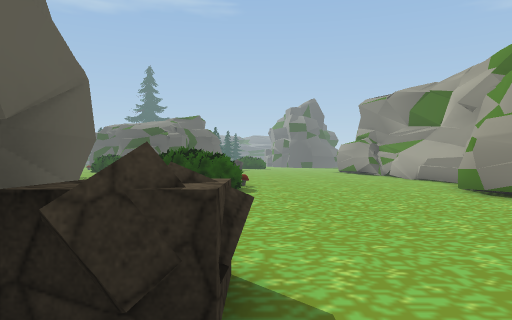
[1] (above)

18 first-person views from a walk through a 3-D level made in the Unity game engine. The camera is 1.5 m above the floor, looks level and sees 70° across. The floor is counted in squares, 1.8 m on a side. Each view is taken from the middle of a square. On the plan, view 1 faces up. The plan holds only what a view shows up to about 12 squares ahead; the rest is blank. The place goes on beyond the plan. The player is left out. Some surface patterns are stand-ins.

[2]
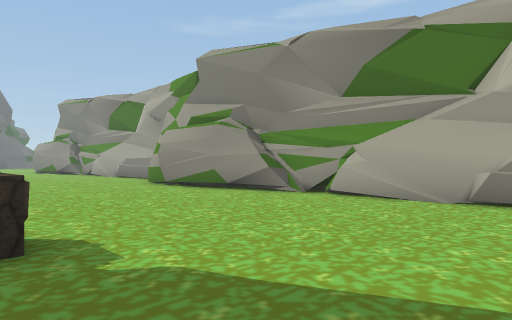

[3]
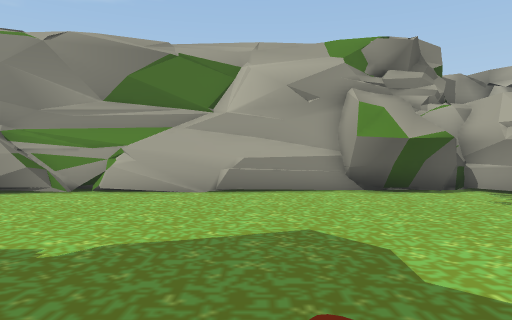

[4]
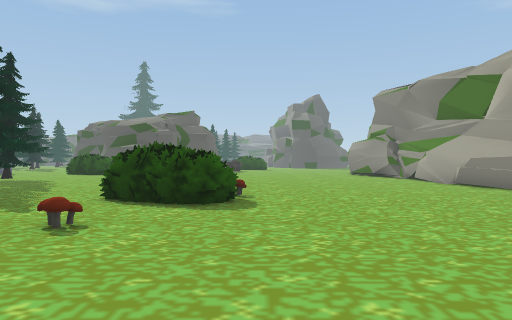

[5]
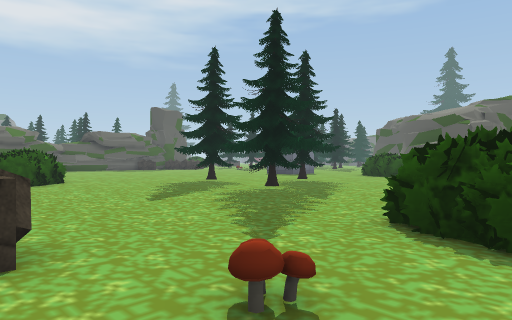

[6]
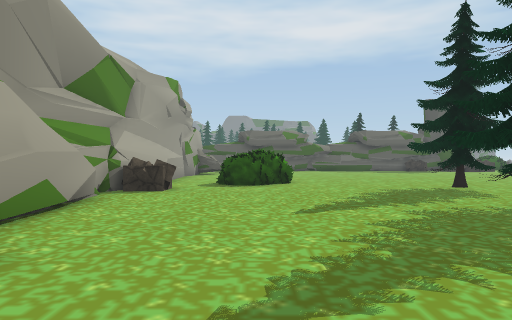

[7]
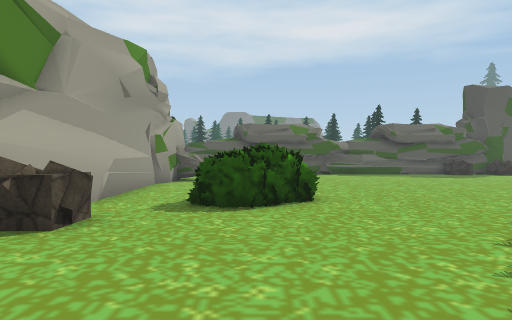

[8]
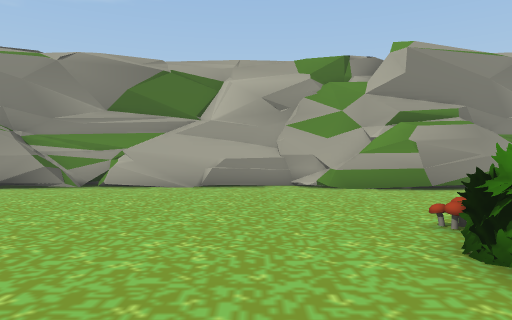

[9]
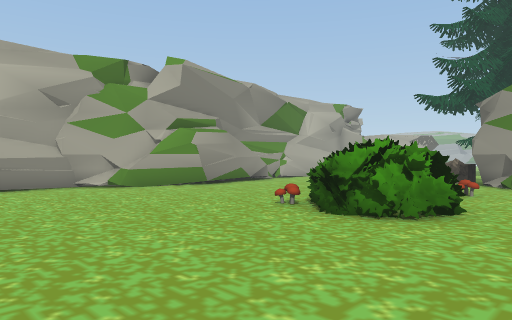

[10]
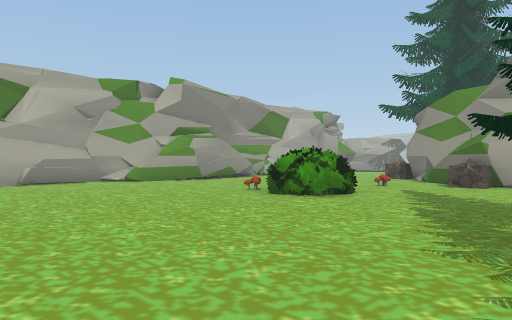

[11]
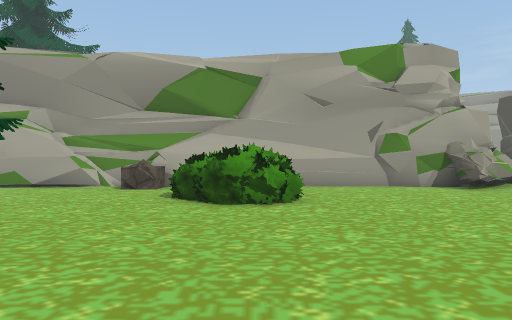

[12]
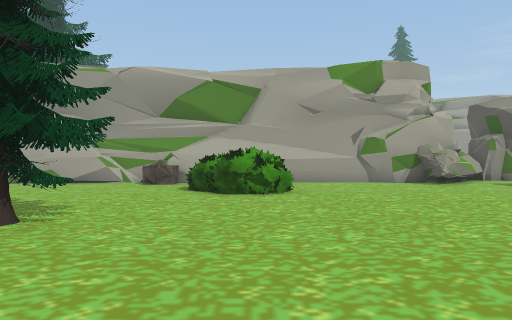

[13]
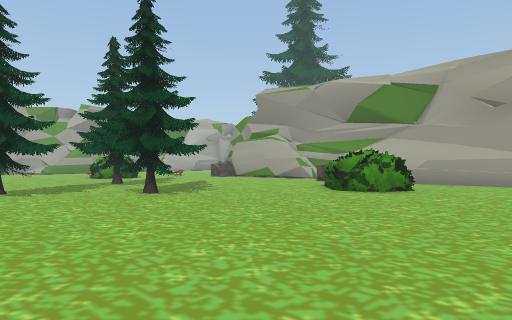

[14]
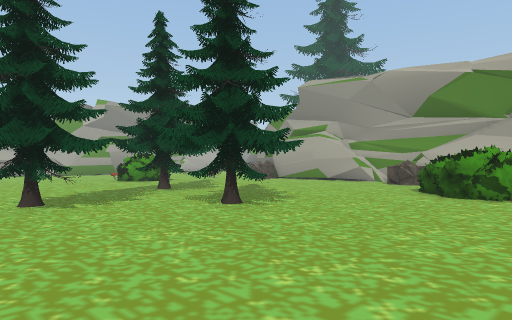

[15]
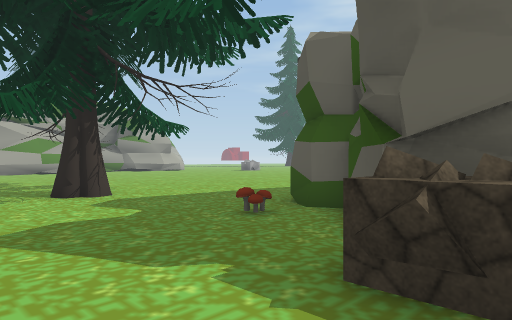

[16]
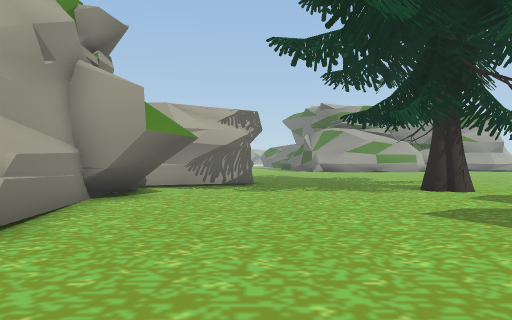

[17]
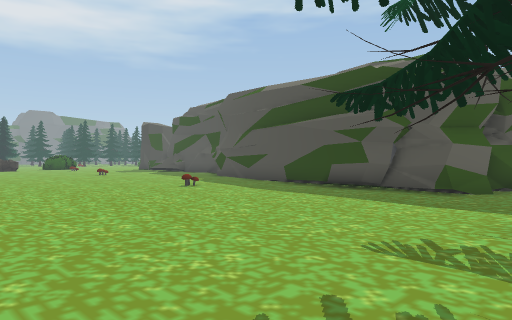

[18]
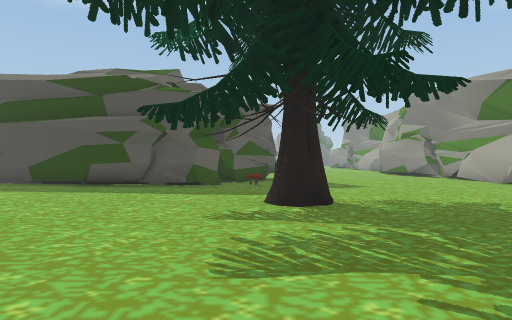

### Floor plan
Key: @ floor where view 1 was taken; # wall or solid block; x gap in a wall; . main floor; : floor 0.25 m higher than the main floor; ^ raised ledge; T thing the floor can be seen under or through; O other object.
Columns run from 20 left of view 1 to 8 right of it. Each row starts with its distance up from view 1.
 19 : :: ..     . ..      .....#
 18  :::..... TT ..............#
 17 ::::..... TT ..............#
 16 ::::...      ..............#
 15  :::...##T    .............#
 14  :::...##T TTT.............##
 13  :::.... ..###..............#
 12 ::::........  ...OOO.......##
 11 ::::.............OOO......##
 10 ::::OOO..........OOO......#
  9 ::::OOOO..................#
  8 ::::. O...........O.......#
  7 ::::....O......O..........#
  6 ##:####.OO..###OO.........##
  5  ###  #######    ^.........#
  4                  #.........#
  3                  ##O.......#
  2                   #OO......#
  1                  ##........#
  0                 ##..@......#
 -1           #######.O........##
 -2           ...##.............#
 -3           .......... .......#
 -4          .O........  ......##
 -5         ........  TT   ....#
 -6        .........x..T   ....#
 -7       ..........      .....##
 -8       .............   ...###
 -9       .............
-10            ..........
-11                 .....
-12
-13                   .

Positions as (right, up) in squares from view 1, and headings:
1: (0, 0), facing up
2: (-1, -2), facing up-right
3: (-3, -1), facing right
4: (0, 3), facing up
5: (-1, 6), facing up-left
6: (-2, 9), facing left
7: (-7, 9), facing left
8: (-5, 14), facing right
9: (-5, 17), facing down-right
10: (-8, 19), facing down-right
11: (-15, 17), facing down
12: (-15, 19), facing down
13: (-20, 19), facing down-right
14: (-17, 19), facing down-right
15: (2, 3), facing down-left
16: (4, 4), facing down
17: (-1, -11), facing up-left
18: (-2, -13), facing up
